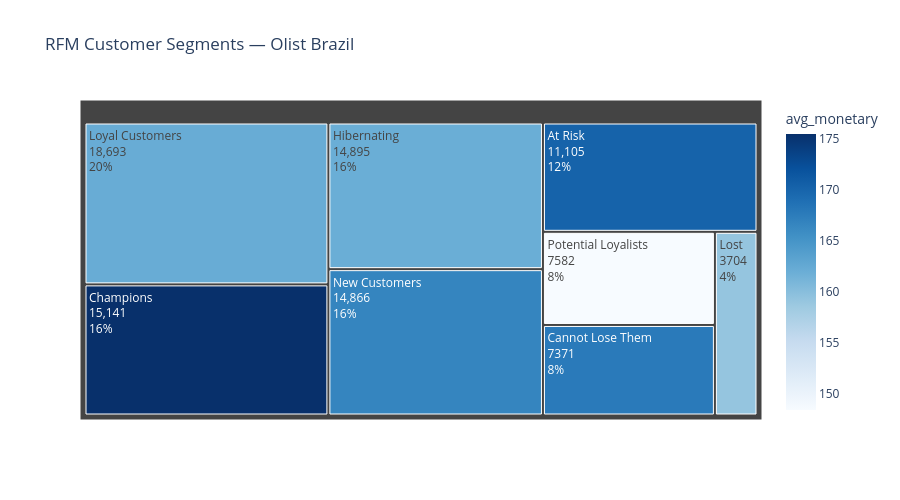

Here is the notebook cell this chart was saved with:
### Code cell
seg_summary = rfm.groupby("segment").agg(
    customers  = ("customer_unique_id", "count"),
    avg_monetary = ("monetary", "mean"),
    avg_recency  = ("recency",  "mean")
).reset_index().round(2)

fig1 = px.treemap(
    seg_summary,
    path=["segment"],
    values="customers",
    color="avg_monetary",
    color_continuous_scale="Blues",
    title="RFM Customer Segments — Olist Brazil",
    hover_data={"avg_recency": True, "avg_monetary": True}
)
fig1.update_traces(textinfo="label+value+percent root")
fig1.update_layout(height=500)
fig1.show()

### Figure 1 — Plotly figure (JSON) as saved in the notebook; plotly's stock layout.template omitted (floating-point values rounded to 4 significant figures)
{"data": [{"branchvalues": "total", "customdata": [["348.31", 170.2], ["504.15", 167.8], ["122.53", 175.5], ["428.08", 162.0], ["505.18", 159.2], ["200.09", 162.2], ["122.08", 166.7], ["252.66", 148.4]], "domain": {"x": [0, 1], "y": [0, 1]}, "hovertemplate": "labels=%{label}<br>customers=%{value}<br>parent=%{parent}<br>id=%{id}<br>avg_recency=%{customdata[0]}<br>avg_monetary=%{color}<extra></extra>", "ids": ["At Risk", "Cannot Lose Them", "Champions", "Hibernating", "Lost", "Loyal Customers", "New Customers", "Potential Loyalists"], "labels": ["At Risk", "Cannot Lose Them", "Champions", "Hibernating", "Lost", "Loyal Customers", "New Customers", "Potential Loyalists"], "marker": {"coloraxis": "coloraxis", "colors": [170.2, 167.8, 175.5, 162.0, 159.2, 162.2, 166.7, 148.4]}, "name": "", "parents": ["", "", "", "", "", "", "", ""], "textinfo": "label+value+percent root", "type": "treemap", "values": [11100.0, 7371.0, 15140.0, 14900.0, 3704.0, 18690.0, 14870.0, 7582.0]}], "layout": {"coloraxis": {"colorbar": {"title": {"text": "avg_monetary"}}, "colorscale": [[0, "rgb(247,251,255)"], [0.125, "rgb(222,235,247)"], [0.25, "rgb(198,219,239)"], [0.375, "rgb(158,202,225)"], [0.5, "rgb(107,174,214)"], [0.625, "rgb(66,146,198)"], [0.75, "rgb(33,113,181)"], [0.875, "rgb(8,81,156)"], [1, "rgb(8,48,107)"]]}, "height": 500, "legend": {"tracegroupgap": 0}, "title": {"text": "RFM Customer Segments — Olist Brazil"}}}
